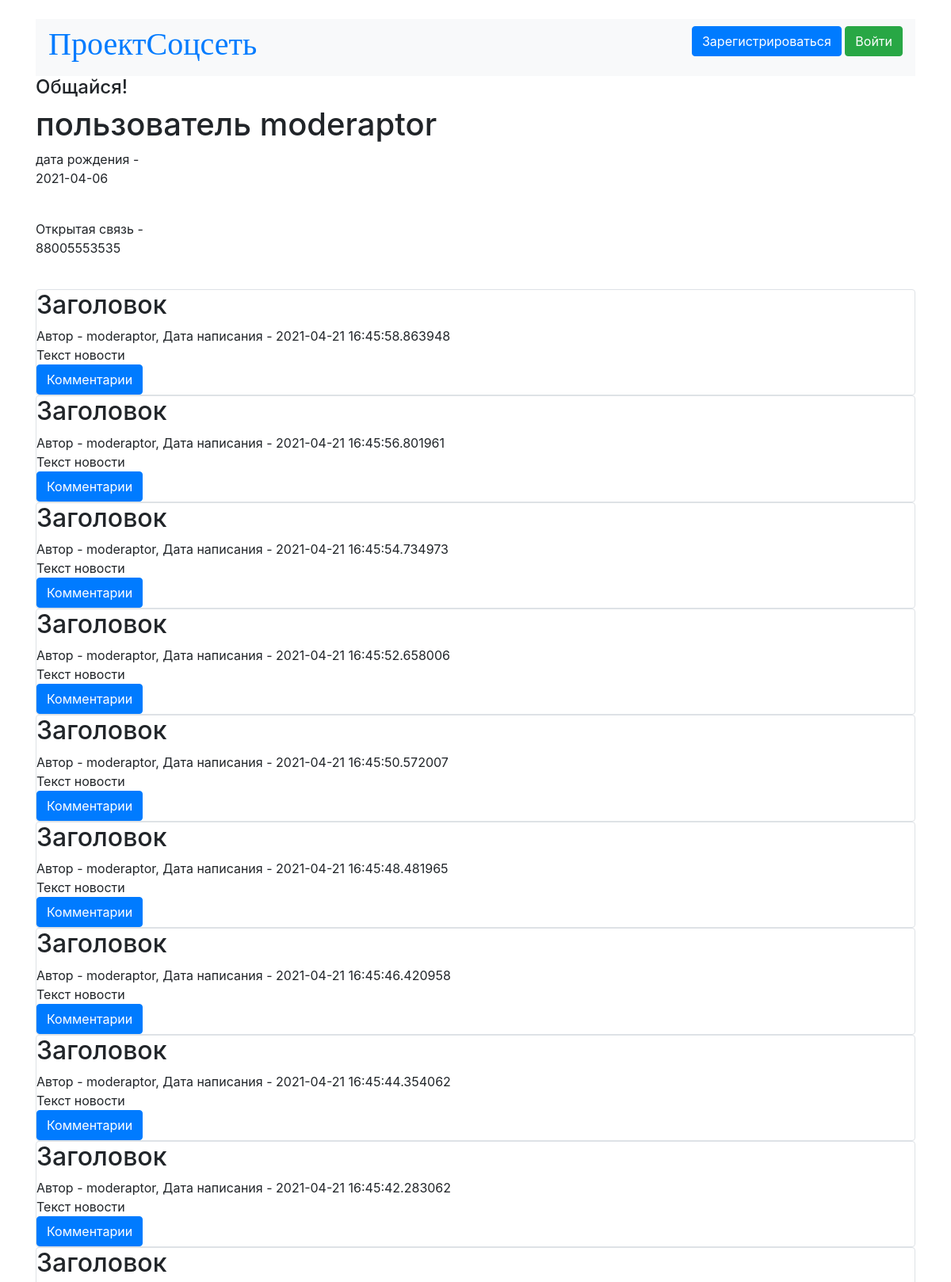
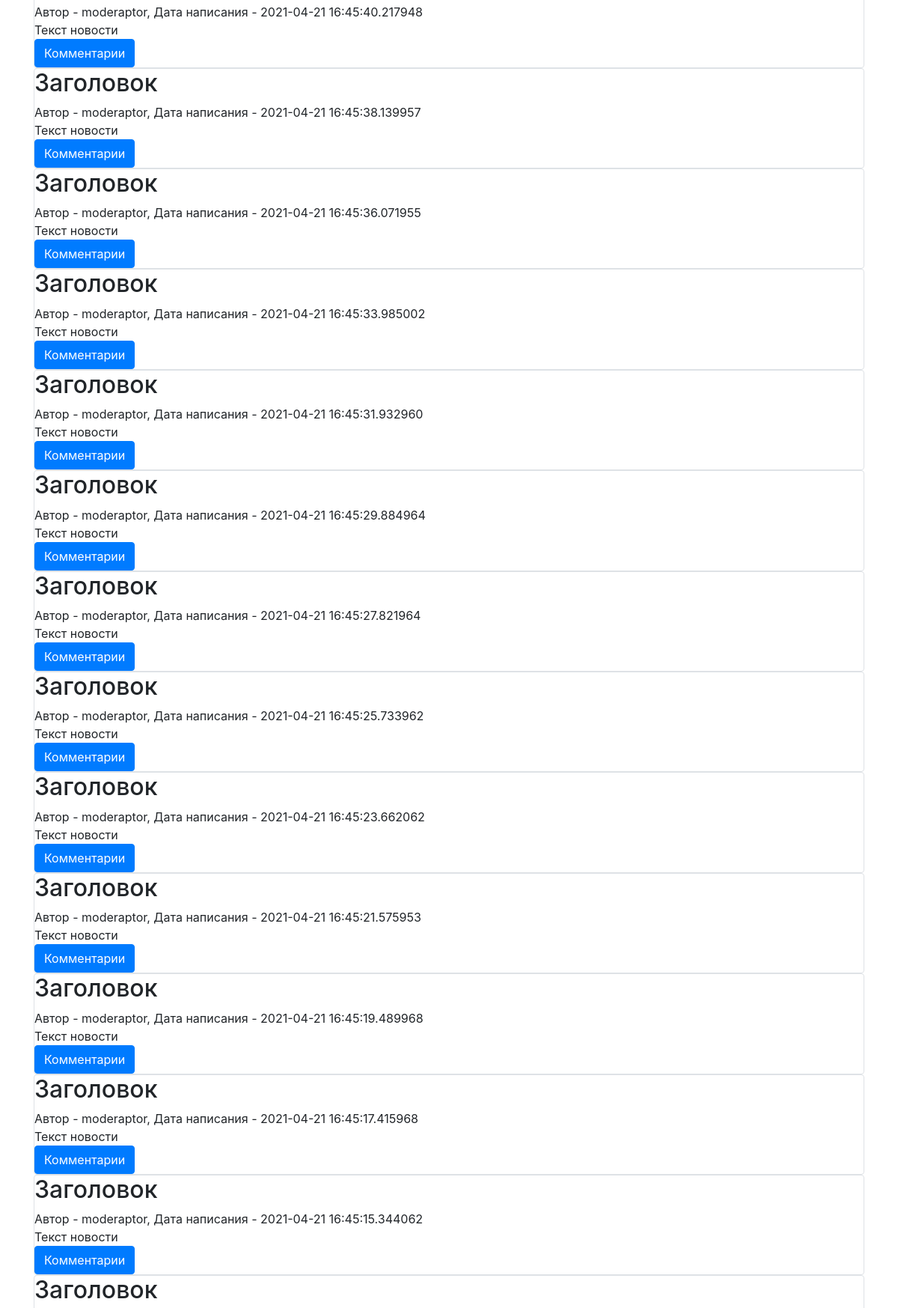
Page /user/1 (upper part) on the committed database (2 pictures, top to bottom).
### data/users.py (models this page shows, shortened)
class User(SqlAlchemyBase, SerializerMixin):
    __tablename__ = 'users'
    id = sqlalchemy.Column(sqlalchemy.Integer,
                           primary_key=True, autoincrement=True)
    name = sqlalchemy.Column(sqlalchemy.String, nullable=True)
    birth = sqlalchemy.Column(sqlalchemy.Integer, nullable=True)
    posts = sqlalchemy.Column(sqlalchemy.String, nullable=True)
    phone = sqlalchemy.Column(sqlalchemy.String, nullable=True)
    email = sqlalchemy.Column(sqlalchemy.String,
                              index=True, unique=True, nullable=True)
    about = sqlalchemy.Column(sqlalchemy.String, nullable=True)
    hashed_password = sqlalchemy.Column(sqlalchemy.String, nullable=True)
    register_date = sqlalchemy.Column(sqlalchemy.DateTime,
                                      default=datetime.datetime.now)
    online_date = sqlalchemy.Column(sqlalchemy.DateTime,
                                      default=datetime.datetime.now)

### data/posts.py (models this page shows)
class Post(SqlAlchemyBase, SerializerMixin):
    __tablename__ = 'news'
    id = sqlalchemy.Column(sqlalchemy.Integer,
                           primary_key=True, autoincrement=True)
    title = sqlalchemy.Column(sqlalchemy.String, nullable=True)
    content = sqlalchemy.Column(sqlalchemy.String, nullable=True)
    created_date = sqlalchemy.Column(sqlalchemy.DateTime,
                                     default=datetime.datetime.now)
    author = sqlalchemy.Column(sqlalchemy.Integer,
                                    sqlalchemy.ForeignKey("users.id"))
    user = orm.relation('User')

### PythonApplication7.py (the view)
@app.route('/user/<int:id>')
def user(id):
    db_sess = db_session.create_session()
    news = db_sess.query(Post).filter(Post.author == id).all()
    user = db_sess.query(User).filter(User.id == id).first()
    if session.get('user_id', -1) != -1:
        username = db_sess.query(User).filter(User.id == session.get('user_id')).first().name
    else:
        username = 'pass'
    print(session.get('user_id'))
    return render_template("user.html", posts=news, user=user, username=username).replace('&lt;', '<').replace('&gt;', '>')

### data/db_session.py (called while the page is built)
def create_session() -> Session:
    global __factory
    return __factory()

### templates/user.html (shortened to what this page needs)
﻿{% extends "base.html" %}
{% block content %}
<h1>пользователь {{user.name}}</h1>
{% if user.birth %}
    дата рождения - <p>{{user.birth}}</p></br>
{% endif %}
{% if user.phone %}
    Открытая связь - <p>{{user.phone}}</p></br>
{% endif %}
{% for item in posts[::-1] %}
<div class="col-md6 border rounded">
    <h2>{{item.title}}</h2>
    <div>
        Автор - {{item.user.name}}, Дата написания - {{item.created_date}}
    </div>
    <div>
        {{item.content}}
    </div>
    <a class="btn btn-primary " href="/post/{{item.id}}">Комментарии</a>
</div>
{% endfor %}
{% endblock %}

### rows in the picture
User: name "moderaptor", birth "2021-04-06", phone "88005553535"
Post: title "Заголовок", user.name "moderaptor", created_date "2021-04-21 16:45:58.863948", content "Текст новости"
Post: title "Заголовок", user.name "moderaptor", created_date "2021-04-21 16:45:56.801961", content "Текст новости"
Post: title "Заголовок", user.name "moderaptor", created_date "2021-04-21 16:45:54.734973", content "Текст новости"
Post: title "Заголовок", user.name "moderaptor", created_date "2021-04-21 16:45:52.658006", content "Текст новости"
Post: title "Заголовок", user.name "moderaptor", created_date "2021-04-21 16:45:50.572007", content "Текст новости"
Post: title "Заголовок", user.name "moderaptor", created_date "2021-04-21 16:45:48.481965", content "Текст новости"
Post: title "Заголовок", user.name "moderaptor", created_date "2021-04-21 16:45:46.420958", content "Текст новости"
Post: title "Заголовок", user.name "moderaptor", created_date "2021-04-21 16:45:44.354062", content "Текст новости"
Post: title "Заголовок", user.name "moderaptor", created_date "2021-04-21 16:45:42.283062", content "Текст новости"
Post: title "Заголовок", user.name "moderaptor", created_date "2021-04-21 16:45:40.217948", content "Текст новости"
Post: title "Заголовок", user.name "moderaptor", created_date "2021-04-21 16:45:38.139957", content "Текст новости"
Post: title "Заголовок", user.name "moderaptor", created_date "2021-04-21 16:45:36.071955", content "Текст новости"
Post: title "Заголовок", user.name "moderaptor", created_date "2021-04-21 16:45:33.985002", content "Текст новости"
Post: title "Заголовок", user.name "moderaptor", created_date "2021-04-21 16:45:31.932960", content "Текст новости"
Post: title "Заголовок", user.name "moderaptor", created_date "2021-04-21 16:45:29.884964", content "Текст новости"
Post: title "Заголовок", user.name "moderaptor", created_date "2021-04-21 16:45:27.821964", content "Текст новости"
Post: title "Заголовок", user.name "moderaptor", created_date "2021-04-21 16:45:25.733962", content "Текст новости"
Post: title "Заголовок", user.name "moderaptor", created_date "2021-04-21 16:45:23.662062", content "Текст новости"
Post: title "Заголовок", user.name "moderaptor", created_date "2021-04-21 16:45:21.575953", content "Текст новости"
Post: title "Заголовок", user.name "moderaptor", created_date "2021-04-21 16:45:19.489968", content "Текст новости"
Post: title "Заголовок", user.name "moderaptor", created_date "2021-04-21 16:45:17.415968", content "Текст новости"
Post: title "Заголовок", user.name "moderaptor", created_date "2021-04-21 16:45:15.344062", content "Текст новости"
Post: title "Заголовок"
